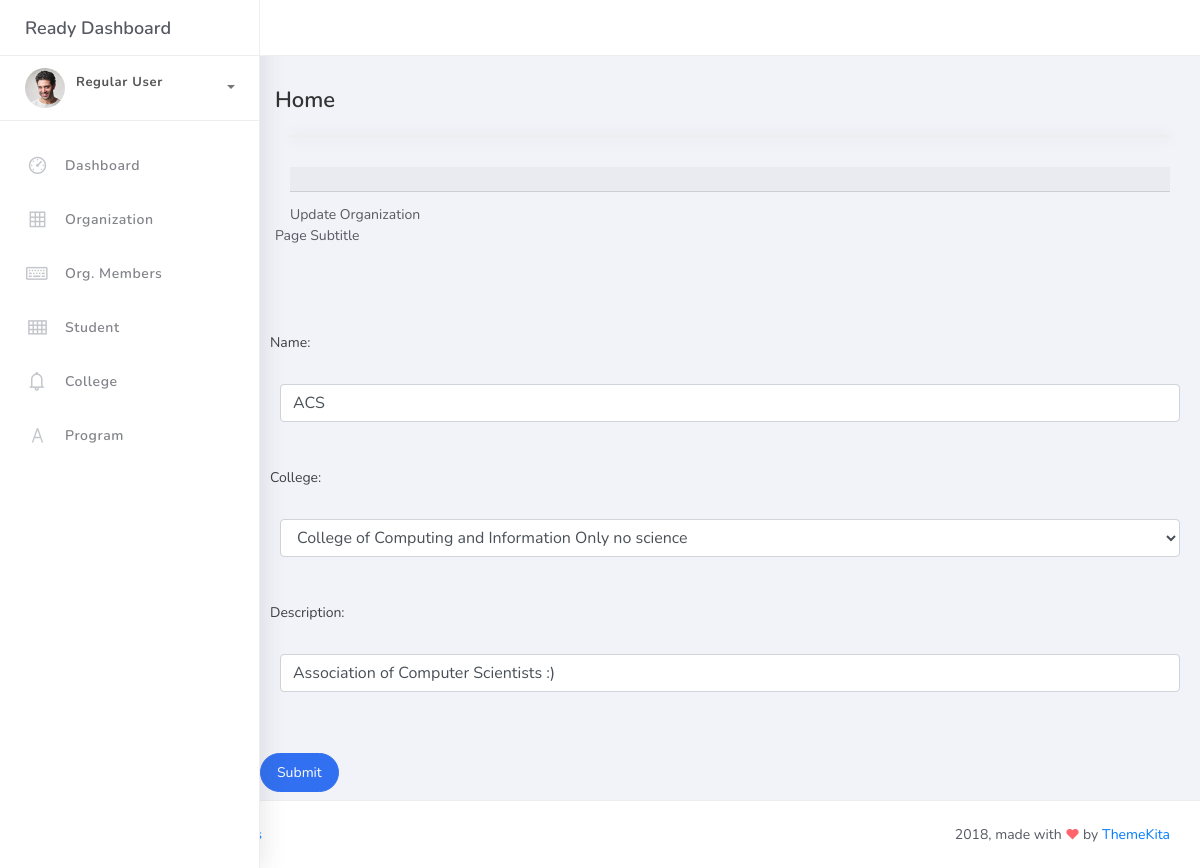
Screenshot of /organization_list/1 with the database file from the repository.
### studentorg/models.py (models this page shows, shortened)
class BaseModel(models.Model):
    created_at = models.DateTimeField(auto_now_add=True, db_index=True)
    updated_at = models.DateTimeField(auto_now=True)
    class Meta:
        abstract = True

class Organization(BaseModel):
    name = models.CharField(max_length=250)
    college = models.ForeignKey(College, null=True, blank=True, on_delete=models.CASCADE)
    description = models.CharField(max_length=500)

### studentorg/views.py (the view)
# urls.py: path('organization_list/<pk>',OrganizationUpdateView.as_view(), name='organization-update'),
class OrganizationUpdateView(UpdateView):
    model = Organization
    form_class = OrganizationForm
    template_name = 'org_form.html'
    success_url = reverse_lazy('organization-list')

### studentorg/forms.py
class OrganizationForm(ModelForm):
    class Meta:
        model = Organization
        fields = "__all__"

### studentorg/models.py (called while the page is built)
    def __str__(self):
        return self.college_name

### templates/org_form.html (shortened to what this page needs)
{% extends 'base.html' %}
{% load static %}
{% block content %}
<div class="content">
        <h4 class="page-title">Home</h4>
            <div class="col-md-12">
                <div class="card"></div>
                    <div class="card-header"></div>
                            {% if object %}Update Organization{% else %}Add New Organization{% endif %}
                        </div>
                        <div class="card-category">Page Subtitle</div>
                    </div>
                    <div class="col-md-6"></div>
                        <div class="card-body"></div>
                            <form class="" action="" method="post" novalidate>
                                {% include 'includes/form.html' %}
                                <div class="form-group"></div>
                                    <div class="col-md-12 col-sm-3"></div>
                                        <button type="submit" class="btn btn-primary btn-rounded">Submit</button>
                                    </div>
                                </div>
{% endblock %}

### templates/includes/form.html (shortened to what this page needs)
{% load widget_tweaks %}
{% for field in form %}
<div class="field item form-group">
    <label>{{ field.label_tag }}</label>
    <div class="form-group">
        {% render_field field class="form-control" %}
    </div>
</div>
{% endfor %}

### rows the page displays
Organization: name "ACS" "College of Computing and Information Only no science" "Association of Computer Scientists :)"

### other values shown
{{ field.label_tag }} "Name:" "College:" "Description:"
